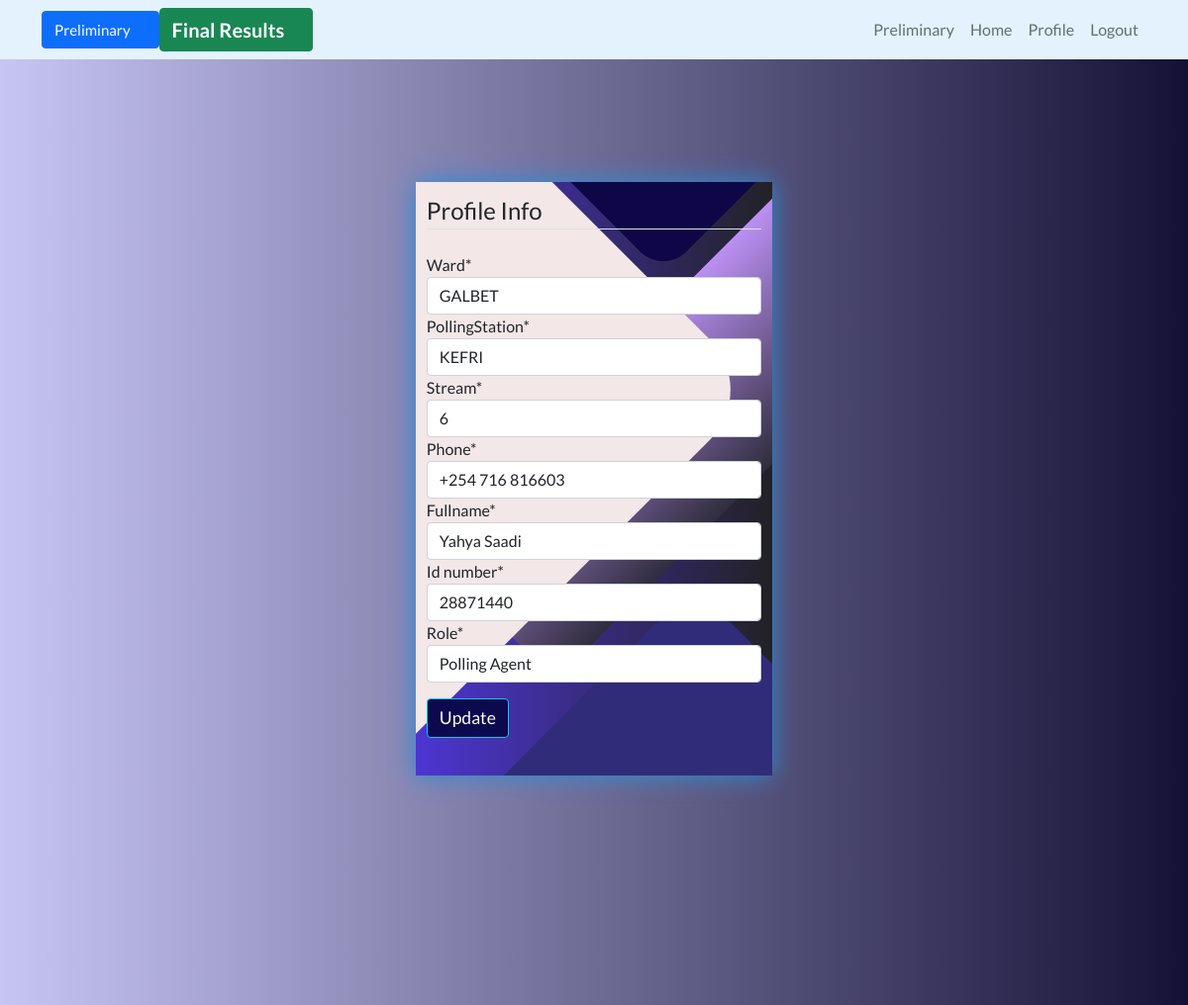
The app's page /profile/ (signed in), older data.
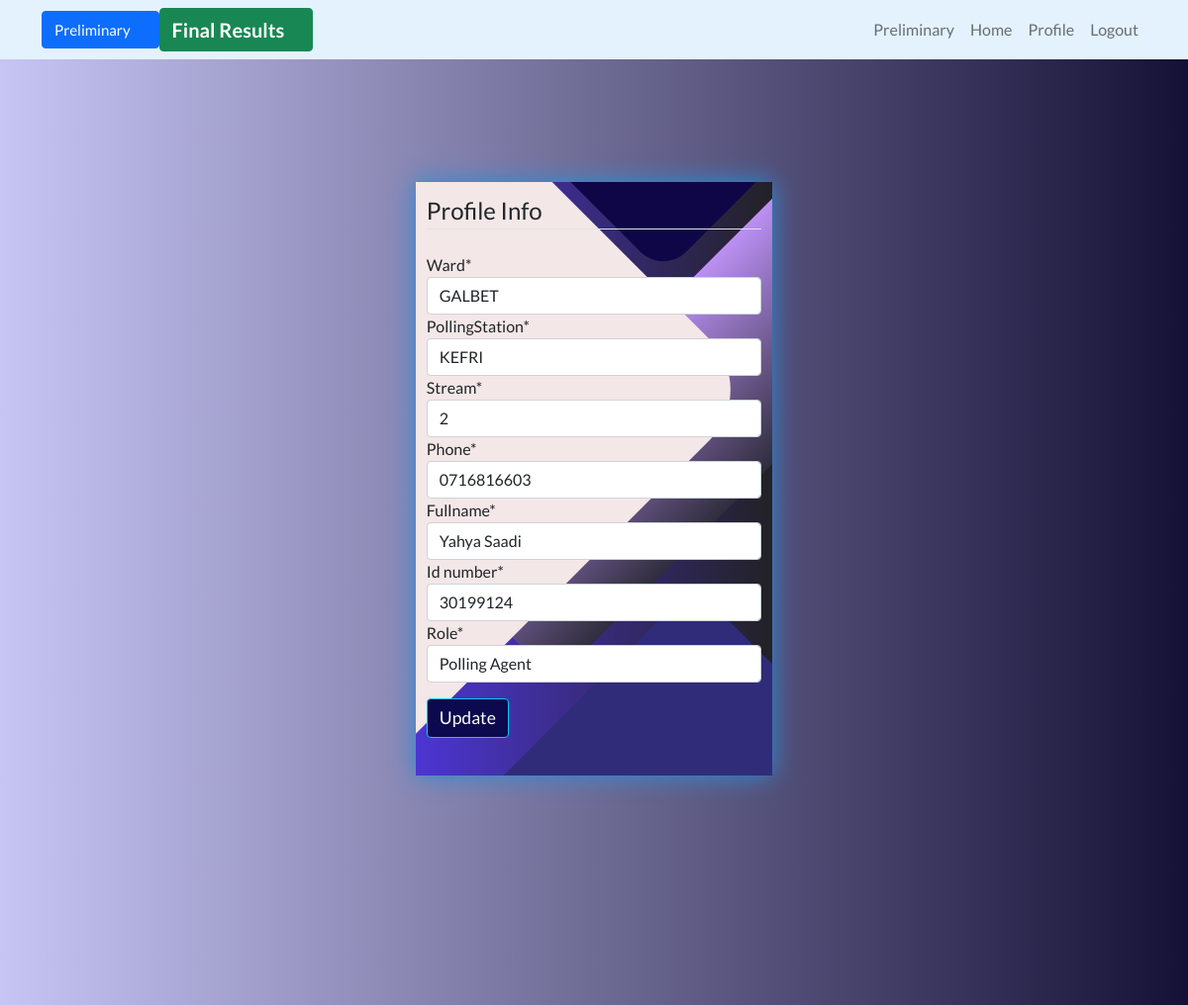
The same page, newer data.
### users/models.py (models this page shows, shortened)
class Profile(models.Model):
    user = models.OneToOneField(User, on_delete=models.CASCADE)
    ward = models.CharField(max_length=50,choices=WARDS)
    pollingStation = models.CharField(max_length=50)
    stream = models.CharField( max_length=50, choices=STREAMS)
    phone = models.CharField(max_length=50)
    fullname = models.CharField(max_length=50)
    id_number = models.CharField(max_length=50)
    role = models.CharField(max_length=50,choices=AGENT_ROLE, default='Polling Agent')

### users/views.py (the view)
# urls.py: path('profile/', user_views.profile, name='profile'),
@login_required
def profile(request):
    if request.method == 'POST':
        profile_update_form = ProfileUpdateForm(request.POST, request.FILES, instance=request.user.profile)
        if profile_update_form.is_valid():
            profile_update_form.save()
            messages.success(request, f'Your account has been updated!')
            return redirect('home')
    else:
        profile_update_form = ProfileUpdateForm(instance=request.user.profile)
    context = {
        'profile_update_form': profile_update_form
    }
    return render(request, 'users/update.html', context)

### users/forms.py
class ProfileUpdateForm(forms.ModelForm):
    class Meta:
        model = Profile
        fields = ['ward', 'pollingStation','stream', 'phone', 'fullname', 'id_number', 'role']

### users/templates/users/update.html (shortened to what this page needs)
{% extends 'users/base.html' %}
{% load crispy_forms_tags %}
{% block content %}
<div class="container1">
    <div class="screen">
        <div class="screen__content">
            <form method="POST" enctype="multipart/form-data">
                <fieldset class="form-group">
                    <legend class="border-bottom mb-4">Profile Info</legend>
                    {{ profile_update_form|crispy }}
                </fieldset>
                <div class="form-group mt-3 classic">
                    <button class="btn btn-outline-info" type="submit">Update</button>
                </div>
            </form>
        </div>
        <div class="screen__background">
            <span class="screen__background__shape screen__background__shape4"></span>
            <span class="screen__background__shape screen__background__shape2"></span>
            <span class="screen__background__shape screen__background__shape1"></span>
        </div>
    </div>
</div>
{% endblock content %}

Row changes from the older to the newer data that the page shows:
changed Profile "GALBET": stream "6" → "2"; phone "+254 716 816603" → "0716816603"; id_number "28871440" → "30199124"
